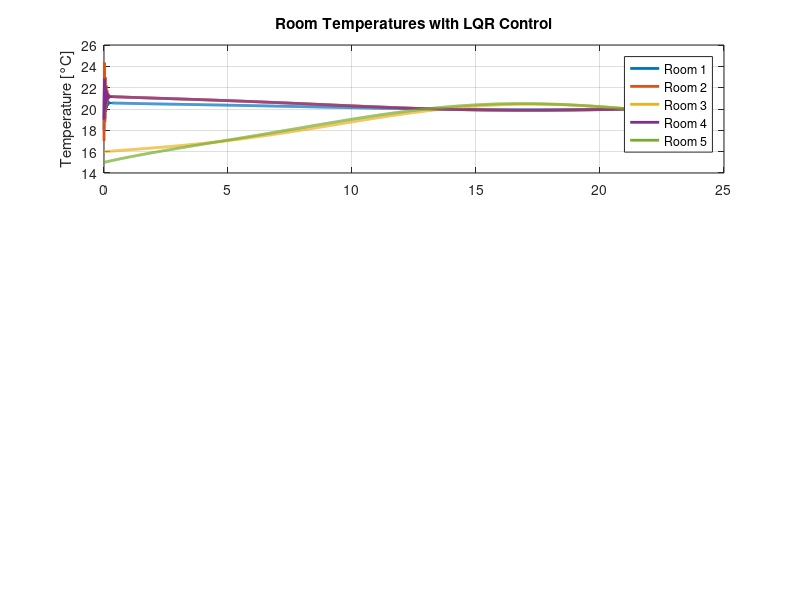

MATLAB code for this plot: (Note: this script raises an error after producing the figure.)
clear all; close all; clc;

% System parameters - FIXED SCALING
C = 1.08e6;
A = [-30 10 0 0 10;
     10 -40 10 0 10;
     0 10 -40 10 10;
     0 0 10 -30 10;
     10 10 10 10 -50] / C;  % SCALE THE A MATRIX by thermal capacitance

B_u = [1/C 0 0;
       0 1/C 0;
       0 0 0;
       0 0 1/C;
       0 0 0];

B_a = [10;10;10;10;10];
B_d = eye(5,1) / C;

% LQR weights - ADJUSTED FOR BETTER PERFORMANCE
Q = eye(5) * 1e6;  % Increased to prioritize temperature tracking
R = eye(3) * 1e-3; % Decreased to allow more control action
B = [B_u, B_d, B_a];

C_output = [1 0 0 0 0;
    0 1 0 0 0;];

D = zeros(2,3);

LQR_sys = ss(A, B_u, C_output, D);
% Compute LQR gain
[K, S, E] = lqr(LQR_sys, Q, R);

%% Simulation with disturbances and ambient temperature
% Initial conditions
x0 = [18; 17; 16; 19; 15];  % Different initial temperatures
x_bar = 20;                  % Setpoint temperature
z0 = x0 - x_bar;             % Deviation from setpoint

% Time vector (24 hours in seconds, 1-minute steps)
t = 0:60:86400;  

% Disturbance: internal heat gains (people, equipment)
d_vec = max(0, 300 * sin(2 * pi * t / 86400) - 150);  

% Ambient temperature: daily variation
x_a_full = 20 + 8 * sin(2 * pi * (t - 6*3600) / 86400);  % Peak at 2 PM

% Preallocate
z_traj = zeros(length(t), 5);
u_traj = zeros(length(t), 3);
x_traj = zeros(length(t), 5);

z_current = z0;

% Simulation loop
for k = 1:length(t)
    z_traj(k,:) = z_current';
    x_traj(k,:) = z_current' + x_bar;
    
    % Control law: u = -K * z
    u_current = -K * z_current;
    u_traj(k,:) = u_current';
    
    % System dynamics
    if k < length(t)
        disturbance_effect = B_d * d_vec(k);
        ambient_effect = B_a * (x_a_full(k) - 20) / C;
        
        % Euler integration (60s step)
        dz = A * z_current + B_u * u_current + disturbance_effect + ambient_effect;
        z_current = z_current + dz * 60;
    end
end

%% Plot results
figure('Position', [100, 100, 1200, 800]);

% Plot 1: Room temperatures
subplot(3,1,1);
plot(t/3600, x_traj, 'LineWidth', 2);
ylabel('Temperature [°C]');
title('Room Temperatures with LQR Control');
legend('Room 1', 'Room 2', 'Room 3', 'Room 4', 'Room 5', 'Location', 'best');
grid on;
yline(20, 'r--', 'Setpoint 20°C', 'LineWidth', 1.5);
xlim([0 24]);
ylim([18 22]);

% Plot 2: Control inputs
subplot(3,1,2);
plot(t/3600, u_traj/1000, 'LineWidth', 2);
ylabel('Heating Power [kW]');
title('Control Inputs');
legend('Room 1', 'Room 2', 'Room 4', 'Location', 'best');
grid on;
xlim([0 24]);

% Plot 3: Disturbances
subplot(3,1,3);
yyaxis left
plot(t/3600, d_vec, 'LineWidth', 2);
ylabel('Internal Heat [W]');
yyaxis right
plot(t/3600, x_a_full, 'LineWidth', 2);
ylabel('Ambient Temp [°C]');
xlabel('Time [hours]');
title('Disturbances');
legend('Internal Heat Gain', 'Ambient Temperature', 'Location', 'best');
grid on;
xlim([0 24]);

%% Display results
fprintf('\n=== LQR CONTROL SYSTEM PERFORMANCE ===\n');
fprintf('Initial temperatures:  [%.1f, %.1f, %.1f, %.1f, %.1f]°C\n', x0);
fprintf('Final temperatures:    [%.2f, %.2f, %.2f, %.2f, %.2f]°C\n', x_traj(end,:));
fprintf('Temperature RMS error: [%.3f, %.3f, %.3f, %.3f, %.3f]°C\n', ...
    rms(x_traj - 20));
fprintf('Maximum control power: [%.1f, %.1f, %.1f] W\n', max(abs(u_traj)));
fprintf('Average control power: [%.1f, %.1f, %.1f] W\n', mean(abs(u_traj)));

% Check controlability and observability
fprintf('\n=== SYSTEM PROPERTIES ===\n');
Co = ctrb(A, B_u);
Ob = obsv(A, C_output);
fprintf('Controlability rank: %d (full rank = %d)\n', rank(Co), size(A,1));
fprintf('Observability rank: %d (full rank = %d)\n', rank(Ob), size(A,1));

% LQR properties
fprintf('LQR poles real parts: ');
fprintf('%.3f ', real(E));
fprintf('\nAll poles stable? %s\n', mat2str(all(real(E) < 0)));

%% Additional analysis: Steady-state performance
steady_state_error = mean(x_traj(end-100:end,:) - 20);
fprintf('\n=== STEADY-STATE ANALYSIS ===\n');
fprintf('Steady-state errors: [%.4f, %.4f, %.4f, %.4f, %.4f]°C\n', steady_state_error);
fprintf('Max steady-state error: %.4f°C\n', max(abs(steady_state_error)));

% Plot steady-state region
figure('Position', [100, 100, 800, 400]);
plot(t/3600, x_traj - 20, 'LineWidth', 1.5);
ylabel('Temperature Error [°C]');
xlabel('Time [hours]');
title('Temperature Deviation from Setpoint');
legend('Room 1', 'Room 2', 'Room 3', 'Room 4', 'Room 5', 'Location', 'best');
grid on;
xlim([20 24]);  % Last 4 hours
yline(0, 'k--', 'Setpoint', 'LineWidth', 2);
ylim([-0.5 0.5]);
